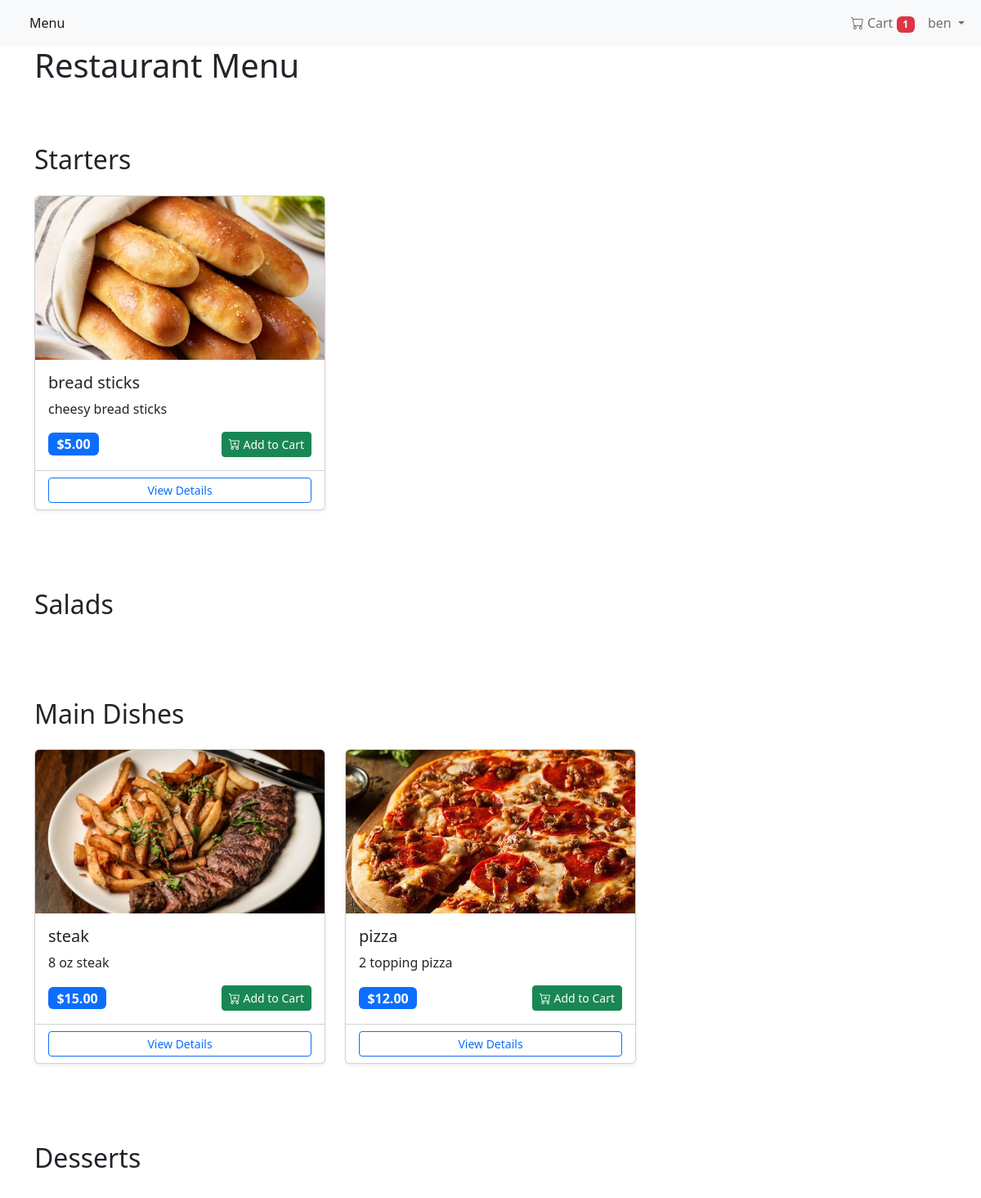
The app's page /menu/ (signed in) with its own data.
### MenuApp/menu_app/models.py (models this page shows, shortened)
class Cart(models.Model):
    user = models.ForeignKey(User, on_delete=models.CASCADE)
    created_at = models.DateTimeField(auto_now_add=True)
    updated_at = models.DateTimeField(auto_now=True)

class Item(models.Model):#creating database model
    meal = models.CharField(max_length=1000, unique=True)
    description = models.CharField(max_length=2000)
    price = models.DecimalField(max_digits=10 ,decimal_places=2)
    meal_type = models.CharField(max_length=200, choices=MEAL_TYPE)
    image = models.ImageField(upload_to='menu_images/', blank=True, null=True, help_text="Upload an image for this menu item")
    author = models.ForeignKey(User, on_delete=models.PROTECT)
    status = models.IntegerField(choices=STATUS, default=0)
    date_created = models.DateTimeField(auto_now_add=True)
    date_updated = models.DateTimeField(auto_now=True)

### MenuApp/menu_app/views.py (the view)
# urls.py: path('menu/', views.MenuList.as_view(), name='menu'),
class MenuList(LoginRequiredMixin, generic.ListView):
    queryset = Item.objects.order_by("-date_created")
    template_name = "index.html"#connects views to index html file
    login_url = reverse_lazy('login')
    def get_context_data(self, **kwargs):
        context = super().get_context_data(**kwargs)#key and value tells html code what the keys value is
        context["meals"] = MEAL_TYPE
        if self.request.user.is_authenticated:
            cart, created = Cart.objects.get_or_create(user=self.request.user)
            context["cart"] = cart
        return context

### MenuApp/menu_app/templates/index.html
{% extends 'base.html' %}
{% block content %}
<div class="container">
  <h1 class="mb-4">Restaurant Menu</h1>
    {% for meal in meals %}
        <h2 class="pt-5 mb-4">{{ meal.1 }}</h2>
        <div class="row row-cols-1 row-cols-md-2 row-cols-lg-3 g-4 mb-5">
            {% for row in item_list %}
                {% if row.meal_type == meal.0 %}
                    <div class="col">
                        <div class="card h-100 shadow-sm">
                            {% if row.image %}
                                <img src="{{ row.image.url }}" class="card-img-top" alt="{{ row.meal }}" style="height: 200px; object-fit: cover;">
                            {% else %}
                                <div class="card-img-top bg-light d-flex align-items-center justify-content-center" style="height: 200px;">
                                    <i class="bi bi-image text-muted" style="font-size: 3rem;"></i>
                                </div>
                            {% endif %}
                            <div class="card-body">
                                <h5 class="card-title">
                                    {% if row.status == 0 %}
                                        <del>{{ row.meal }}</del>
                                    {% else %}
                                        {{ row.meal }}
                                    {% endif %}
                                </h5>
                                <p class="card-text">{{ row.description }}</p>
                                <div class="d-flex justify-content-between align-items-center">
                                    <span class="badge bg-primary fs-6">${{ row.price }}</span>
                                    {% if row.status == 0 %}
                                        <button class="btn btn-secondary btn-sm" disabled>Unavailable</button>
                                    {% else %}
                                        <a href="{% url 'add_to_cart' row.pk %}" class="btn btn-success btn-sm">
                                            <i class="bi bi-cart-plus"></i> Add to Cart
                                        </a>
                                    {% endif %}
                                </div>
                            </div>
                            <div class="card-footer bg-transparent">
                                <a href="{% url 'menu_item' row.pk %}" class="btn btn-outline-primary btn-sm w-100">
                                    View Details
                                </a>
                            </div>
                        </div>
                    </div>
                {% endif %}
            {% endfor %}
        </div>
    {% endfor %}
</div>
{% endblock content %}

### MenuApp/menu_app/templates/base.html (shortened to what this page needs)
<!DOCTYPE html>
<html lang="en">
    <head>
        <link href="https://cdn.jsdelivr.net/npm/bootstrap@5.2.0-beta1/dist/css/bootstrap.min.css" rel="stylesheet">
        <link href="https://cdn.jsdelivr.net/npm/bootstrap-icons@1.7.2/font/bootstrap-icons.css" rel="stylesheet">
    </head>
    <body>
        <nav class="navbar navbar-expand-lg bg-light">
            <div class="container-fluid">
                <div class="collapse navbar-collapse" id="navbarNav">
                    <ul class="navbar-nav me-auto">
                         <li class="nav-item">
                            <a class="nav-link active" aria-current="page" href="{% url 'menu' %}">Menu</a>
                        </li>
                    </ul>
                    <ul class="navbar-nav">
                        {% if user.is_authenticated %}
                            <li class="nav-item">
                                <a class="nav-link" href="{% url 'cart' %}">
                                    <i class="bi bi-cart"></i> Cart
                                    {% if cart and cart.cartitem_set.count > 0 %}
                                        <span class="badge bg-danger">{{ cart.cartitem_set.count }}</span>
                                    {% endif %}
                                </a>
                            </li>
                            <li class="nav-item dropdown">
                                <a class="nav-link dropdown-toggle" href="#" id="navbarDropdown" role="button" data-bs-toggle="dropdown" aria-expanded="false">
                                    {{ user.username }}
                                </a>
                            </li>
                        {% endif %}
                    </ul>
                </div>
            </div>
        </nav>
        {% block content %}
        {% endblock content %}
    </body>
</html>

### records on screen
Cart: cartitem_set.count "1"
Item: image (picture), meal "bread sticks", description "cheesy bread sticks", price "5.00", status 1 (drawn)
Item: image (picture), meal "steak", description "8 oz steak", price "15.00", status 1 (drawn)
Item: image (picture), meal "pizza", description "2 topping pizza", price "12.00", status 1 (drawn)

### other values on screen
{{ user.username }} "ben"
{{ meal.1 }} "Starters" "Salads" "Main Dishes" "Desserts"
